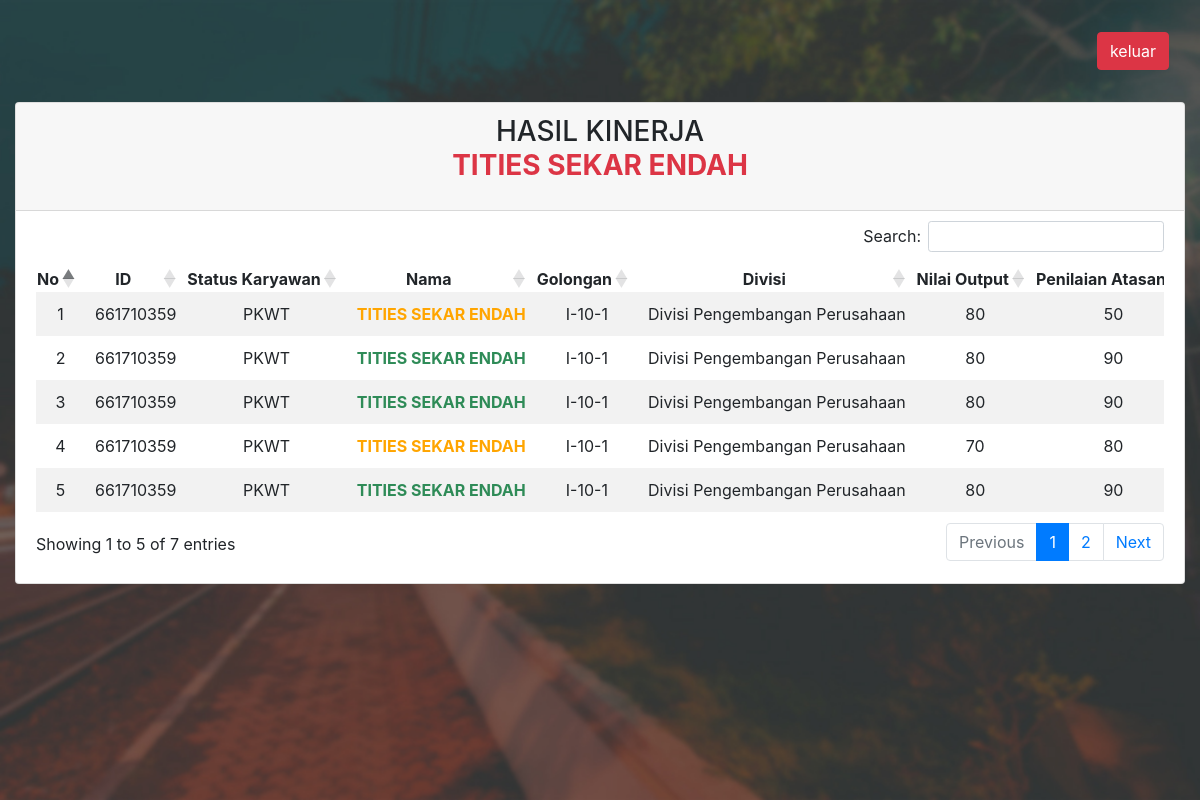
/public/karyawan/page_karyawan.php?pesan=berhasil (signed in), run on the app's committed database.
### tables this page shows
CREATE TABLE `user` (
  `id` int(10) NOT NULL,
  `status` varchar(100) NOT NULL,
  `nama` varchar(100) NOT NULL,
  `password` varchar(255) NOT NULL,
  `level` varchar(20) NOT NULL,
  `divisi` varchar(100) NOT NULL,
  `golongan` text NOT NULL
);

CREATE TABLE `tkaryawans` (
  `no` int(255) NOT NULL,
  `id` int(10) NOT NULL,
  `status` varchar(100) NOT NULL,
  `nama` varchar(100) NOT NULL,
  `divisi` varchar(100) NOT NULL,
  `golongan` text NOT NULL,
  `nilai_output` float NOT NULL,
  `nilai_atasan` float NOT NULL,
  `nilai_learning` float NOT NULL,
  `nilai_kedisiplinan` float NOT NULL,
  `nilai_5r` float NOT NULL,
  `tanggal` timestamp NULL DEFAULT current_timestamp()
);

### public/karyawan/page_karyawan.php (the view, shortened to what this page needs)
<?php
include '../../config.php';
  ?>
<!doctype html>
<html lang="en">
<head>
  <link rel="stylesheet" href="https://cdnjs.cloudflare.com/ajax/libs/limonte-sweetalert2/7.33.1/sweetalert2.min.css">
  <link rel="stylesheet" href="https://maxcdn.bootstrapcdn.com/bootstrap/4.0.0/css/bootstrap.min.css"
>
  <link rel="stylesheet" href="../../public/karyawan/style.css">
  <link rel="stylesheet" href="https://cdn.datatables.net/1.10.22/css/dataTables.bootstrap4.min.css">
  <link rel="stylesheet" href="https://cdn.datatables.net/responsive/2.2.6/css/responsive.bootstrap4.min.css">
  <link rel="stylesheet" href="https://cdn.datatables.net/buttons/1.6.2/css/buttons.dataTables.min.css">
</head>
<body>
  <div class="jumbotron jumbotron-fluid">
    <div class="container-fluid">
      <nav class="navbar transparent navbar-inverse justify-content-end mb-3">
        <a href="../../logout.php" type="button" class="btn btn-danger" id="keluar" name="keluar ">keluar</a>
      </nav>
      <div class="card mt-4">
        <div class="card-header text-center strong">
          <?php
              $stmt = $koneksi->prepare ("SELECT id,nama
                                          FROM user
                                          where user.id= ?");
              $stmt->bind_param("s", $id);
              $id=$_SESSION['id'];
              $stmt->execute();
              $result = $stmt->get_result();
              while($data = $result->fetch_assoc())
              {
              echo "<h3 class='text-uppercase'>HASIL KINERJA </br> <p class='font-weight-bold text-danger'> $data[nama] </p> </h3>";
              }
              ?>
        </div>
        <div class="card-body text-nowrap">
          <table id="tabel-data" class="table-responsive table-pad text-center table-hover table-striped text-center">
            <thead>
              <tr>
              <tr>
                <th class="text-center" scope="col">No</th>
                <th class="text-center" scope="col">ID</th>
                <th class="text-center" scope="col">Status Karyawan</th>
                <th class="text-center" scope="col">Nama</th>
                <th class="text-center" scope="col">Golongan</th>
                <th class="text-center" scope="col">Divisi</th>
                <th class="text-center" scope="col">Nilai Output</th>
                <th class="text-center" scope="col">Penilaian Atasan</th>
              </tr>
            </thead>
            <?php
                    $no = 0;
                    $koneksi->query("SET lc_time_names = 'id_ID'");
                    $stmt = $koneksi->prepare("SELECT user.id,user.status,user.nama,user.divisi,user.golongan,nilai_output,nilai_atasan,nilai_learning,nilai_kedisiplinan,nilai_5r,tanggal,
                              DATE_FORMAT(`tanggal`,'%M %Y')
                              AS showdate
                              FROM tkaryawans
                              JOIN user
                              ON user.id=tkaryawans.id
                              where user.id=?
                              ORDER BY tanggal DESC");
                    $stmt->bind_param("s", $id);
                    if (!$stmt) {
                      die('Query Error: '.mysqli_errno($koneksi).'-'.mysqli_error($koneksi));
                    }
                    else{
                    $stmt->execute();
                    $result = $stmt->get_result();
                    ?>
            <tbody>
              <?php
                    while($data = $result->fetch_assoc())
                    {
                      $n1 = ($data["nilai_output"]) * 0.7;
                      $n2 = ($data["nilai_atasan"]) * 0.1;
                      $n3 = ($data["nilai_learning"]) * 0.1;
                      $n4 = ($data["nilai_kedisiplinan"]) * 0.05;
                      $n5 = ($data["nilai_5r"]) * 0.05;
                      $hasil = ($n1 + $n2 + $n3 + $n4 + $n5);
                      if ($hasil >= 95) {
                        $grade = 1.25;
                        $ikk = "Istimewa";
                        $color = 'midnightblue';
                      }elseif ($hasil >= 90) {
                        $grade = 1.10;
                        $color = 'seagreen';
                        $ikk = "Sangat Memuaskan";
                        }elseif ($hasil >= 85) {
                        $grade = 1.00;
                        $color = 'seagreen';
                        $ikk = "Memuaskan";
                        }elseif ($hasil >= 80) {
                        $color = 'seagreen';
                        }elseif($hasil >= 75) {
                        $color = 'orange';
                        }elseif($hasil >= 70) {
                        $color = 'orange';
                        }elseif($hasil >= 1) {
                        $grade = 0.25;
                        $color = 'crimson';
                        $ikk = "Tidak Memadai";
                        }elseif($hasil < 1){
                          $grade = 0;
                          $color = 'crimson';
                          $ikk = "Tidak Berkontribusi";
                        }
                      $no++;
                      ?>
              <tr>
                <td><?php echo $no;?></td>
                <td><?php echo $data['id'];?></td>
                <td><?php echo $data['status'];?></td>
                <td class="text-capitalize font-weight-bold" style="color:<?=$color;?>"><?php echo $data['nama'];?></td>
                <td><?php echo $data['golongan'];?></td>
                <td><?php echo $data['divisi'];?></td>
                <td><?php echo $data['nilai_output'];?></td>
                <td><?php echo $data['nilai_atasan'];?></td>
              </tr>
              <?php } ?>
            </tbody>
            <?php
                  }
                  ?>
          </table>
        </div>
      </div>
    </div>
  </div>
</body>
</html>

### public/karyawan/style.css (style rules this page uses)
.jumbotron { height: 100vh; margin-bottom: 0px !important; margin-top: 0px !important; padding-top: 3vh !important; background-image:url('../../img/corps.jpg'); background-repeat:no-repeat !important; background-size:cover !important; background-position:center !important; }
.card-body { padding-top: 10px !important; }

### data on the page
user: nama "TITIES SEKAR ENDAH"
tkaryawans: user.id "661710359", user.status "PKWT", user.nama "TITIES SEKAR ENDAH", user.golongan "I-10-1", user.divisi "Divisi Pengembangan Perusahaan", nilai_output "80", nilai_atasan "50"
tkaryawans: user.id "661710359", user.status "PKWT", user.nama "TITIES SEKAR ENDAH", user.golongan "I-10-1", user.divisi "Divisi Pengembangan Perusahaan", nilai_output "80", nilai_atasan "90"
tkaryawans: user.id "661710359", user.status "PKWT", user.nama "TITIES SEKAR ENDAH", user.golongan "I-10-1", user.divisi "Divisi Pengembangan Perusahaan", nilai_output "80", nilai_atasan "90"
tkaryawans: user.id "661710359", user.status "PKWT", user.nama "TITIES SEKAR ENDAH", user.golongan "I-10-1", user.divisi "Divisi Pengembangan Perusahaan", nilai_output "70", nilai_atasan "80"
tkaryawans: user.id "661710359", user.status "PKWT", user.nama "TITIES SEKAR ENDAH", user.golongan "I-10-1", user.divisi "Divisi Pengembangan Perusahaan", nilai_output "80", nilai_atasan "90"
